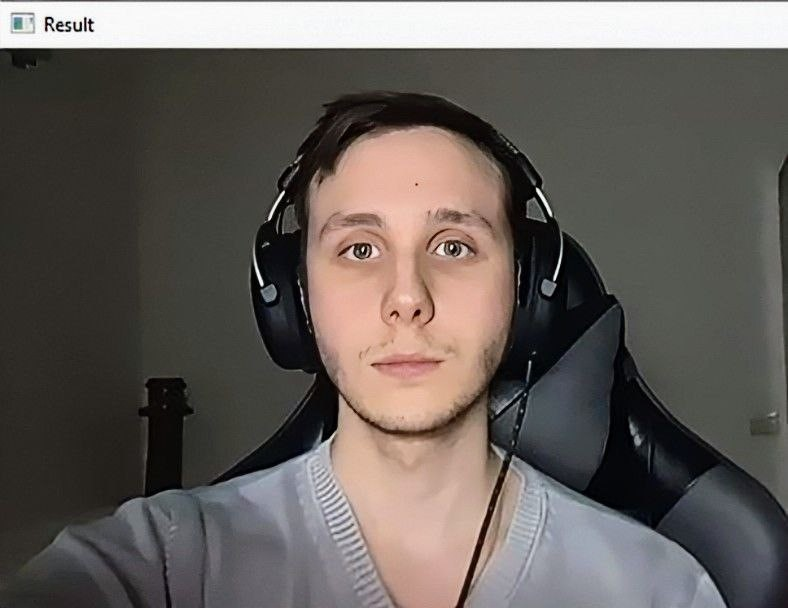
#> input picture LAB8/kirii.jpg, 788 x 608 px
$ python L8_task_5.py
#> lines starting #> are read from the running program, lines starting #| are printed output that depends on the picture
import cv2 as cv
import matplotlib
from matplotlib import pyplot as plt
img = cv.imread('kirii.jpg',0)
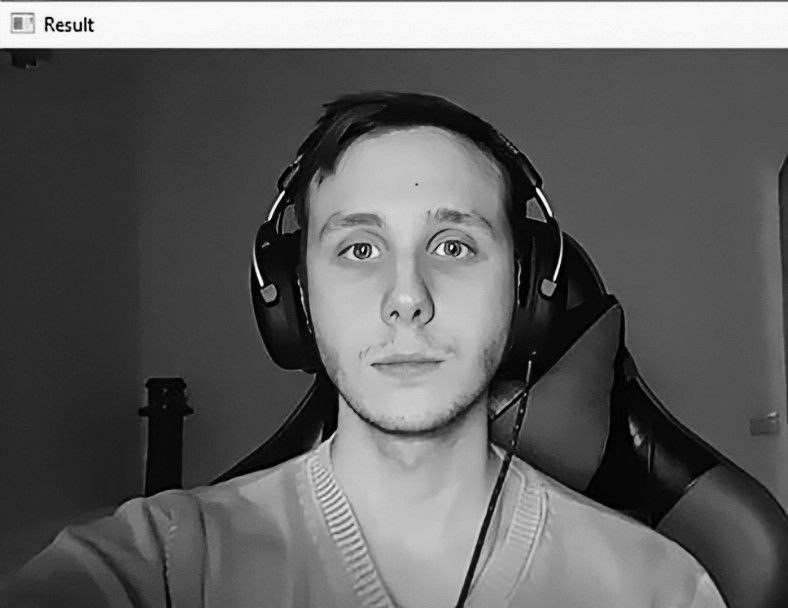
#> img: shape (608, 788); min 0, max 255, mean 96.3
img2 = img.copy()
template = cv.imread('kirii_face.jpg',0)
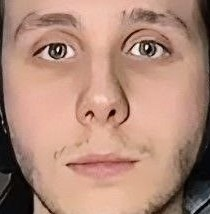
#> input picture LAB8/kirii_face.jpg, 210 x 214 px
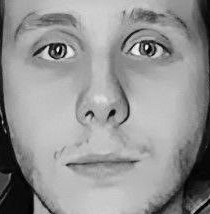
#> template: shape (214, 210); min 0, max 252, mean 147.9
w, h = template.shape[::-1]
#> w = 210; h = 214

matplotlib.use('TkAgg')
methods = ['cv.TM_CCOEFF', 'cv.TM_CCOEFF_NORMED', 'cv.TM_CCORR', 'cv.TM_CCORR_NORMED', 'cv.TM_SQDIFF', 'cv.TM_SQDIFF_NORMED']
for meth in methods:
    img = img2.copy()
    method = eval(meth)

    res = cv.matchTemplate(img,template,method)
    min_val, max_val, min_loc, max_loc = cv.minMaxLoc(res)

    if method in [cv.TM_SQDIFF, cv.TM_SQDIFF_NORMED]:
        top_left = min_loc
    else:
        top_left = max_loc
        bottom_right = (top_left[0] + w, top_left[1] + h)
        cv.rectangle(img,top_left, bottom_right, 255, 2)
        plt.subplot(121),plt.imshow(res,cmap = 'gray')
        plt.title('Matching Result'), plt.xticks([]), plt.yticks([])
        plt.subplot(122),plt.imshow(img,cmap = 'gray')
        plt.title('Detected Point'), plt.xticks([]), plt.yticks([])
        plt.suptitle(meth)
        plt.show()
#> this loop made 6 passes
#> (min_val, max_val, min_loc, max_loc) on passes 1 to 6: (-44787684, 125092376, (142, 319), (305, 200)), (-0.42, 1, (470, 69), (305, 200)), (267434816, 1.11e+09, (0, 288), (305, 200)), (0.679, 1, (464, 280), (305, 200)), (92416, 662482688, (305, 200), (0, 295)), (8.34e-05, 1, (305, 200), (0, 34))
#> pass 1, `res = cv.matchTemplate(img,template,method)`:
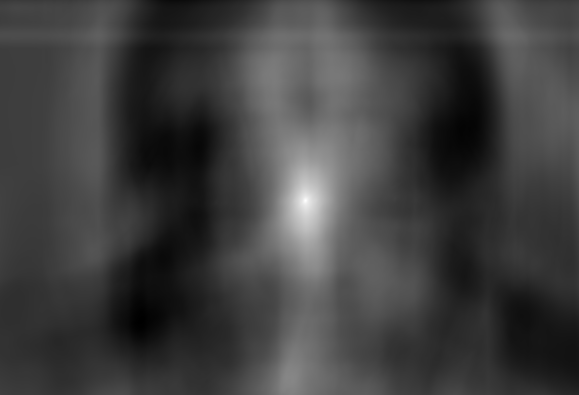
#> res: shape (395, 579) float32; min -44787684, max 125092376, mean -2690302.2; drawn with min black and max white
#> pass 1, `plt.show()`:
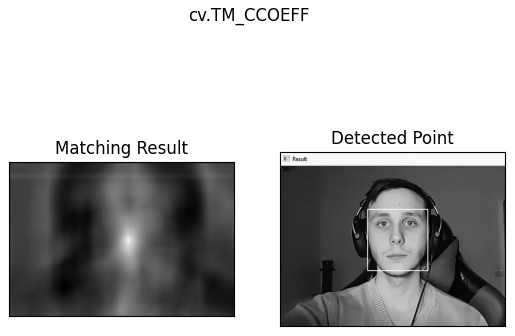
#> figure drawn by matplotlib, 2 panels
#> pass 3, `res = cv.matchTemplate(img,template,method)`:
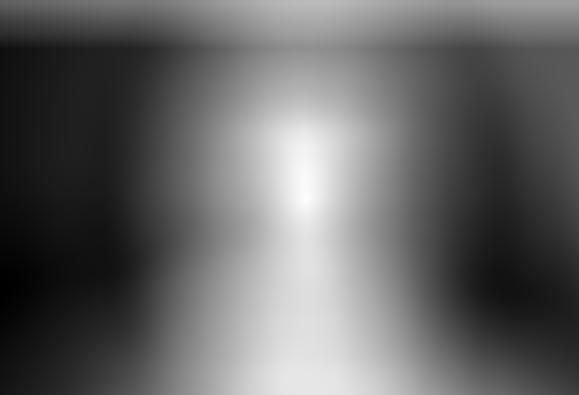
#> res: shape (395, 579) float32; min 267434816, max 1.11e+09, mean 600249600; drawn with min black and max white
#> after the loop:
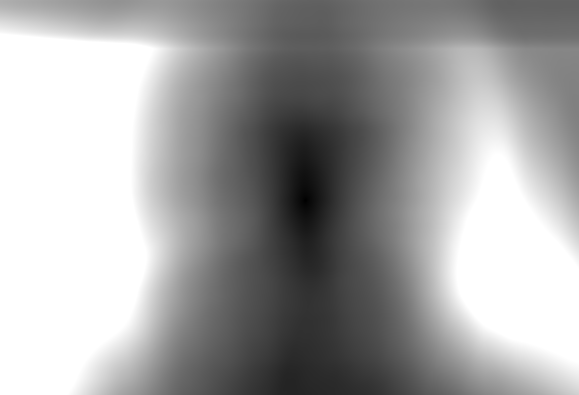
#> res: shape (395, 579) float32; min 8.34e-05, max 1, mean 0.646
